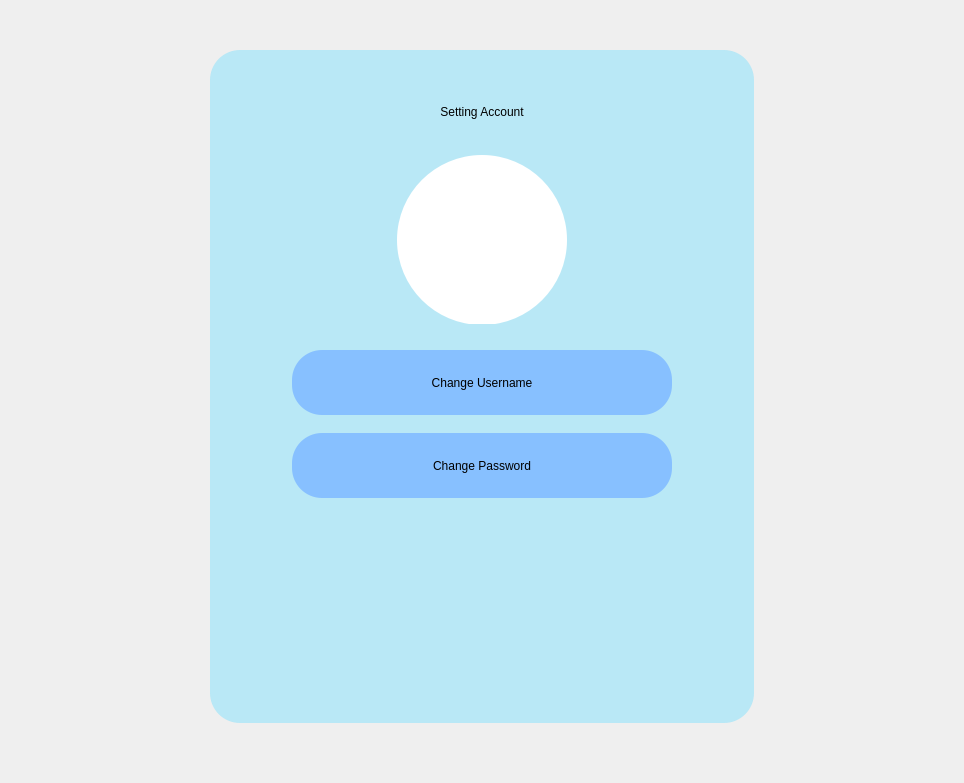
            <widget class="QWidget" name="Settings">
             <property name="styleSheet">
              <string notr="true">#Settings{border-image: url(:/tree/дерево.jpg);}</string>
             </property>
             <layout class="QGridLayout" name="gridLayout_7">
              <property name="leftMargin">
               <number>0</number>
              </property>
              <property name="topMargin">
               <number>0</number>
              </property>
              <property name="rightMargin">
               <number>0</number>
              </property>
              <property name="bottomMargin">
               <number>0</number>
              </property>
              <property name="horizontalSpacing">
               <number>0</number>
              </property>
              <item row="0" column="0">
               <widget class="QFrame" name="frame_3">
                <property name="sizePolicy">
                 <sizepolicy hsizetype="Expanding" vsizetype="Expanding">
                  <horstretch>0</horstretch>
                  <verstretch>0</verstretch>
                 </sizepolicy>
                </property>
                <property name="styleSheet">
                 <string notr="true">background-color: rgb(255, 255, 255,0);</string>
                </property>
                <layout class="QGridLayout" name="gridLayout_9">
                 <property name="leftMargin">
                  <number>210</number>
                 </property>
                 <property name="topMargin">
                  <number>50</number>
                 </property>
                 <property name="rightMargin">
                  <number>210</number>
                 </property>
                 <property name="bottomMargin">
                  <number>60</number>
                 </property>
                 <item row="0" column="0">
                  <widget class="QWidget" name="widget_2" native="true">
                   <property name="sizePolicy">
                    <sizepolicy hsizetype="Expanding" vsizetype="Expanding">
                     <horstretch>0</horstretch>
                     <verstretch>0</verstretch>
                    </sizepolicy>
                   </property>
                   <property name="maximumSize">
                    <size>
                     <width>700</width>
                     <height>16777215</height>
                    </size>
                   </property>
                   <property name="styleSheet">
                    <string notr="true">background-color: rgb(169, 229, 247,200);
border-radius: 30px;</string>
                   </property>
                   <layout class="QVBoxLayout" name="verticalLayout_6">
                    <property name="spacing">
                     <number>17</number>
                    </property>
                    <property name="leftMargin">
                     <number>20</number>
                    </property>
                    <property name="topMargin">
                     <number>55</number>
                    </property>
                    <property name="rightMargin">
                     <number>20</number>
                    </property>
                    <property name="bottomMargin">
                     <number>45</number>
                    </property>
                    <item>
                     <widget class="QLabel" name="label_2">
                      <property name="sizePolicy">
                       <sizepolicy hsizetype="Expanding" vsizetype="Expanding">
                        <horstretch>0</horstretch>
                        <verstretch>0</verstretch>
                       </sizepolicy>
                      </property>
                      <property name="maximumSize">
                       <size>
                        <width>16777215</width>
                        <height>60</height>
                       </size>
                      </property>
                      <property name="layoutDirection">
                       <enum>Qt::RightToLeft</enum>
                      </property>
                      <property name="styleSheet">
                       <string notr="true">font: 19pt &quot;Comic Sans MS&quot;;
background-color: rgb(231, 255, 253,0);</string>
                      </property>
                      <property name="text">
                       <string>Setting Account</string>
                      </property>
                      <property name="alignment">
                       <set>Qt::AlignCenter</set>
                      </property>
                     </widget>
                    </item>
                    <item alignment="Qt::AlignHCenter">
                     <widget class="QFrame" name="frame_2">
                      <property name="sizePolicy">
                       <sizepolicy hsizetype="Expanding" vsizetype="Expanding">
                        <horstretch>0</horstretch>
                        <verstretch>0</verstretch>
                       </sizepolicy>
                      </property>
                      <property name="styleSheet">
                       <string notr="true">background-color: rgb(231, 255, 253,0);</string>
                      </property>
                      <layout class="QHBoxLayout" name="horizontalLayout_3">
                       <item>
                        <widget class="QPushButton" name="logo_2">
                         <property name="sizePolicy">
                          <sizepolicy hsizetype="Expanding" vsizetype="Expanding">
                           <horstretch>0</horstretch>
                           <verstretch>0</verstretch>
                          </sizepolicy>
                         </property>
                         <property name="minimumSize">
                          <size>
                           <width>170</width>
                           <height>170</height>
                          </size>
                         </property>
                         <property name="maximumSize">
                          <size>
                           <width>150</width>
                           <height>150</height>
                          </size>
                         </property>
                         <property name="styleSheet">
                          <string notr="true">background-color: rgb(255, 255, 255);

border-radius: 85px;

</string>
                         </property>
                         <property name="text">
                          <string/>
                         </property>
                         <property name="icon">
                          <iconset resource="../../../Users/Евгения/PycharmProjects/Knowledge/images/icons.qrc">
                           <normaloff>:/newPrefix/пользователь.png</normaloff>:/newPrefix/пользователь.png</iconset>
                         </property>
                         <property name="iconSize">
                          <size>
                           <width>140</width>
                           <height>140</height>
                          </size>
                         </property>
                        </widget>
                       </item>
                      </layout>
                     </widget>
                    </item>
                    <item alignment="Qt::AlignHCenter|Qt::AlignVCenter">
                     <widget class="QFrame" name="frame">
                      <property name="sizePolicy">
                       <sizepolicy hsizetype="Expanding" vsizetype="Expanding">
                        <horstretch>0</horstretch>
                        <verstretch>0</verstretch>
                       </sizepolicy>
                      </property>
                      <property name="styleSheet">
                       <string notr="true">background-color: rgb(231, 255, 253,0);</string>
                      </property>
                      <layout class="QVBoxLayout" name="verticalLayout_5">
                       <property name="spacing">
                        <number>18</number>
                       </property>
                       <property name="leftMargin">
                        <number>62</number>
                       </property>
                       <property name="rightMargin">
                        <number>62</number>
                       </property>
                       <item>
                        <widget class="QPushButton" name="change_user">
                         <property name="sizePolicy">
                          <sizepolicy hsizetype="Expanding" vsizetype="Expanding">
                           <horstretch>0</horstretch>
                           <verstretch>0</verstretch>
                          </sizepolicy>
                         </property>
                         <property name="minimumSize">
                          <size>
                           <width>379</width>
                           <height>65</height>
                          </size>
                         </property>
                         <property name="maximumSize">
                          <size>
                           <width>530</width>
                           <height>16777215</height>
                          </size>
                         </property>
                         <property name="styleSheet">
                          <string notr="true">background-color: rgb(135, 192, 255);
font: 13pt &quot;Comic Sans MS&quot;;
</string>
                         </property>
                         <property name="text">
                          <string>Change Username</string>
                         </property>
                        </widget>
                       </item>
                       <item>
                        <widget class="QPushButton" name="change_pass">
                         <property name="sizePolicy">
                          <sizepolicy hsizetype="Expanding" vsizetype="Expanding">
                           <horstretch>0</horstretch>
                           <verstretch>0</verstretch>
                          </sizepolicy>
                         </property>
                         <property name="minimumSize">
                          <size>
                           <width>380</width>
                           <height>65</height>
                          </size>
                         </property>
                         <property name="maximumSize">
                          <size>
                           <width>530</width>
                           <height>16777215</height>
                          </size>
                         </property>
                         <property name="styleSheet">
                          <string notr="true">background-color: rgb(135, 192, 255);
font: 13pt &quot;Comic Sans MS&quot;;</string>
                         </property>
                         <property name="text">
                          <string>Change Password</string>
                         </property>
                        </widget>
                       </item>
                      </layout>
                     </widget>
                    </item>
                    <item>
                     <spacer name="verticalSpacer">
                      <property name="orientation">
                       <enum>Qt::Vertical</enum>
                      </property>
                      <property name="sizeHint" stdset="0">
                       <size>
                        <width>98</width>
                        <height>171</height>
                       </size>
                      </property>
                     </spacer>
                    </item>
                   </layout>
                  </widget>
                 </item>
                </layout>
               </widget>
              </item>
             </layout>
            </widget>
